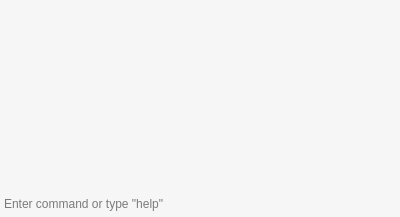
  <widget class="QDockWidget" name="console_dock_widget">
   <property name="sizePolicy">
    <sizepolicy hsizetype="Preferred" vsizetype="Preferred">
     <horstretch>0</horstretch>
     <verstretch>0</verstretch>
    </sizepolicy>
   </property>
   <property name="minimumSize">
    <size>
     <width>400</width>
     <height>0</height>
    </size>
   </property>
   <property name="maximumSize">
    <size>
     <width>400</width>
     <height>524287</height>
    </size>
   </property>
   <property name="windowTitle">
    <string>Console</string>
   </property>
   <attribute name="dockWidgetArea">
    <number>2</number>
   </attribute>
   <widget class="QWidget" name="console_dock_widget_contents">
    <property name="maximumSize">
     <size>
      <width>400</width>
      <height>16777215</height>
     </size>
    </property>
    <property name="styleSheet">
     <string notr="true">QWidget { background-color: rgb(96.5%, 96.5%, 96.5%); }</string>
    </property>
    <layout class="QVBoxLayout" name="verticalLayout">
     <property name="spacing">
      <number>1</number>
     </property>
     <property name="leftMargin">
      <number>0</number>
     </property>
     <property name="topMargin">
      <number>0</number>
     </property>
     <property name="rightMargin">
      <number>0</number>
     </property>
     <property name="bottomMargin">
      <number>0</number>
     </property>
     <item>
      <widget class="ConsoleOutput" name="console_output_text">
       <property name="styleSheet">
        <string notr="true">QPlainTextEdit { background-color: &quot;#fefefe&quot;; color: &quot;#0066cc&quot;; }</string>
       </property>
       <property name="frameShape">
        <enum>QFrame::NoFrame</enum>
       </property>
       <property name="frameShadow">
        <enum>QFrame::Plain</enum>
       </property>
      </widget>
     </item>
     <item>
      <widget class="ConsoleInput" name="console_input_text">
       <property name="maximumSize">
        <size>
         <width>16777215</width>
         <height>24</height>
        </size>
       </property>
       <property name="styleSheet">
        <string notr="true">QPlainTextEdit { background-color: &quot;#eeeeee&quot;;}</string>
       </property>
       <property name="frameShape">
        <enum>QFrame::NoFrame</enum>
       </property>
       <property name="frameShadow">
        <enum>QFrame::Plain</enum>
       </property>
       <property name="lineWidth">
        <number>0</number>
       </property>
       <property name="midLineWidth">
        <number>0</number>
       </property>
       <property name="verticalScrollBarPolicy">
        <enum>Qt::ScrollBarAlwaysOff</enum>
       </property>
       <property name="tabStopWidth">
        <number>80</number>
       </property>
       <property name="backgroundVisible">
        <bool>false</bool>
       </property>
       <property name="placeholderText">
        <string>Enter command or type &quot;help&quot;</string>
       </property>
      </widget>
     </item>
    </layout>
   </widget>
  </widget>
